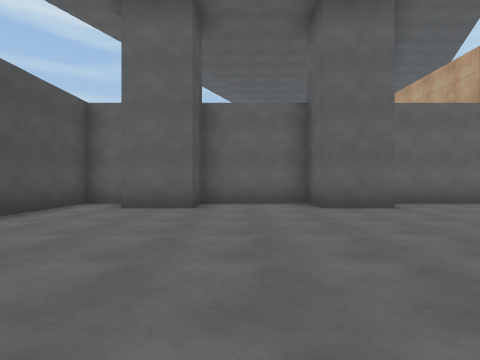
[1] (above)

23 first-person views from a walk through a 3-D level made in the Unity game engine. The camera is 1.2 m above the floor, looks level and sees 80° across. The floor is counted in squares, 2 m on a side. Each view is taken from the middle of a square. On the plan, view 1 faces up. The plan holds only what a view shows up to about 9 squares ahead; the rest is blank. The place goes on beyond the plan. The player character is not drawn. Some animated figures are left out. Some surface patterns are stand-ins.

[2]
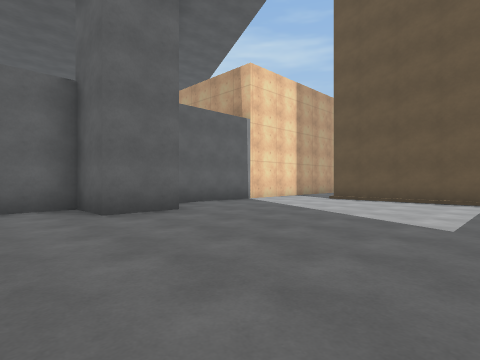

[3]
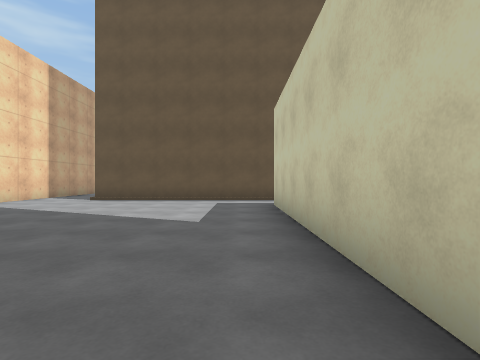

[4]
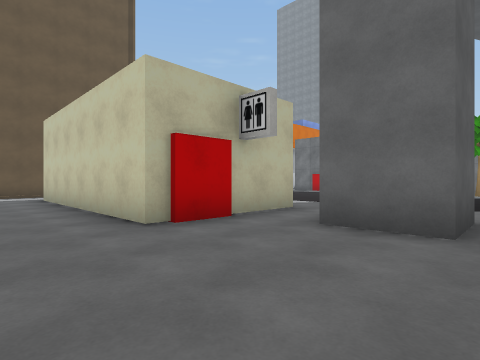

[5]
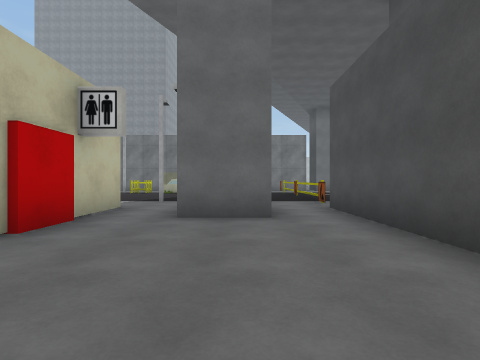

[6]
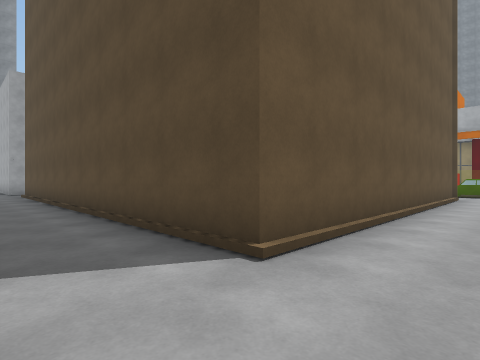

[7]
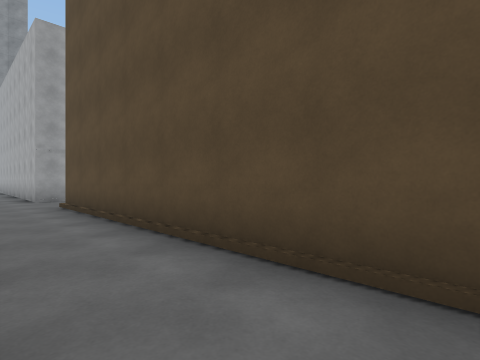

[8]
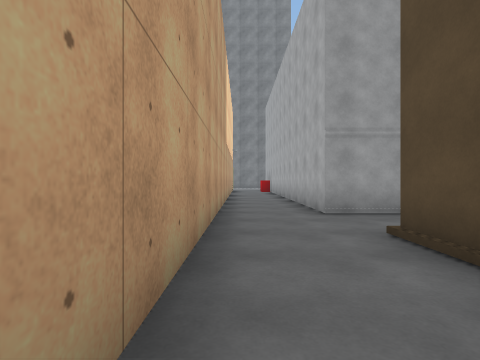

[9]
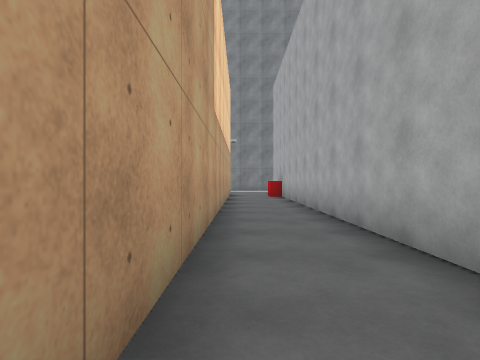

[10]
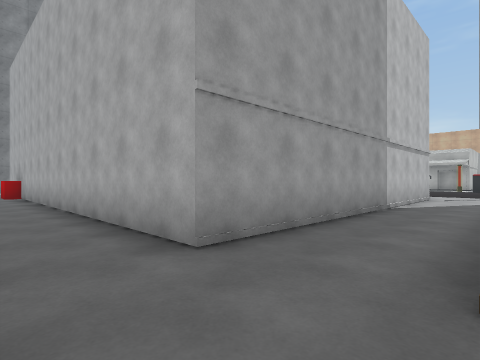

[11]
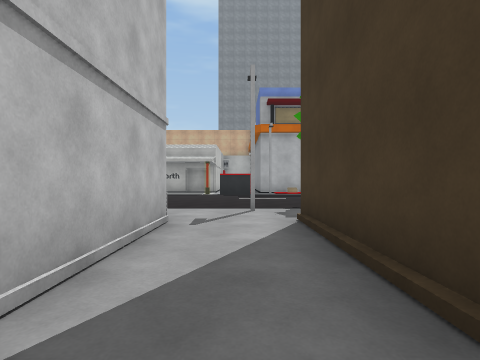

[12]
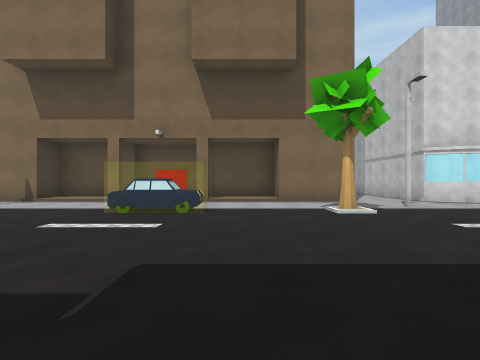

[13]
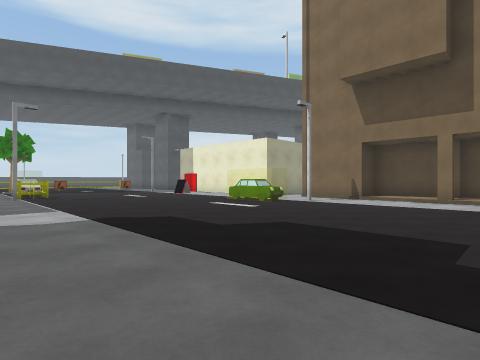

[14]
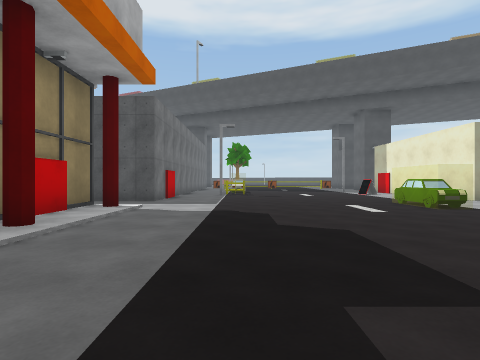

[15]
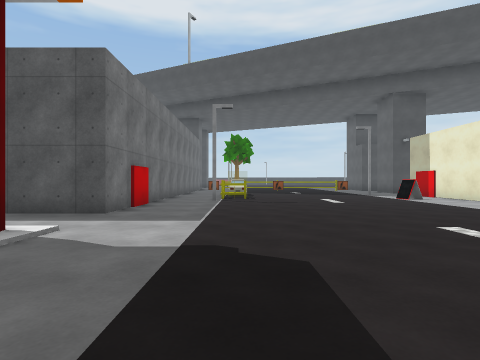

[16]
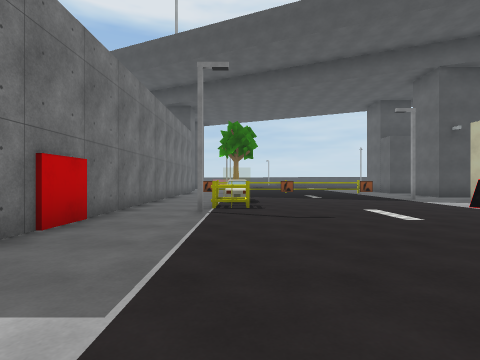

[17]
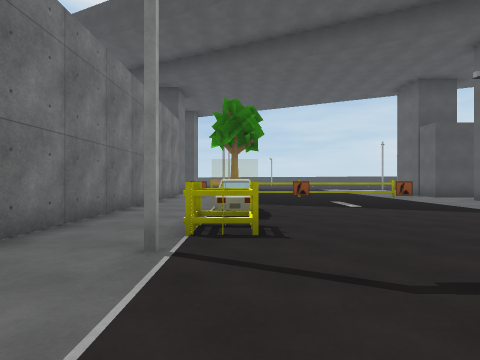

[18]
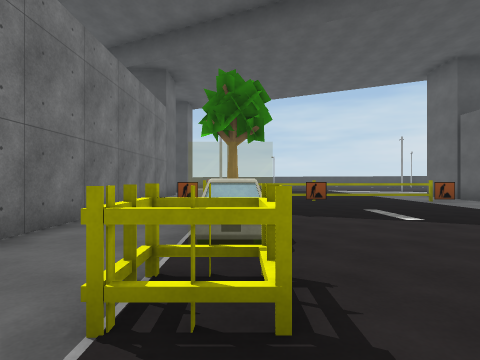

[19]
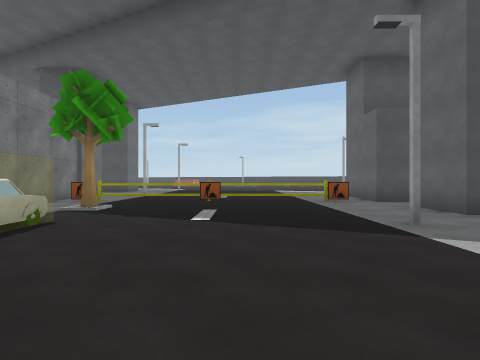

[20]
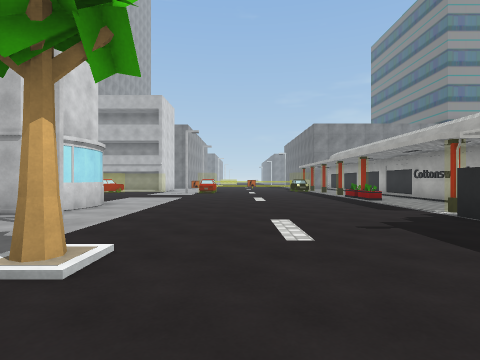

[21]
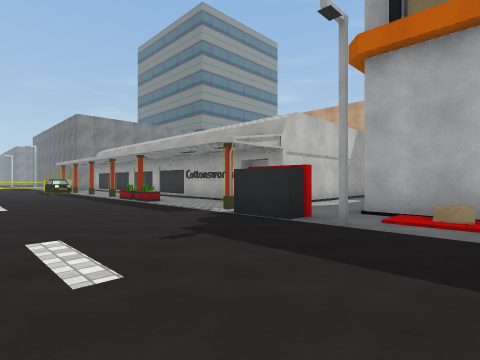

[22]
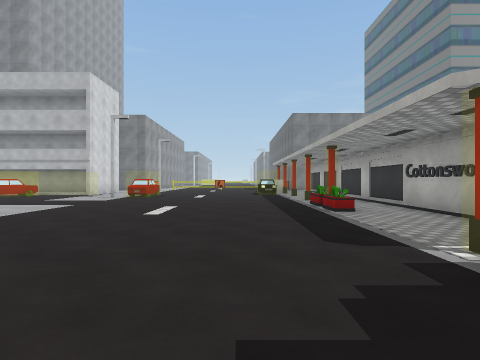

[23]
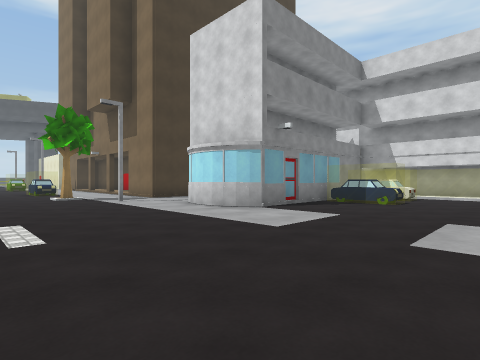

### Floor plan
Points are (right, up) in squares from view 1. A wall is a line through its corners. A room is listed if a view was taken in it or the views show most of it. See-through windows are left out.
Room 1 (views 1, 2, 3, 4, 5, 6, 7, 8, 9, 10)
walls: (8.5, 1.5) (8.5, 5.3) (19.1, 5.3); (9, 7.4) (4, 7.4); (3.4, 6) (1.8, 6) (1.8, 7.4) (-1, 7.4) (-1, 6) (-2.5, 6); (0.6, -1.5) (0.6, 0.2) (6.8, 0.2); (-3, 7.4) (-3.9, 7.4) (-3.9, 4.6); (-2.5, -1.5) (-1, -1.5); (-3.9, 0.8) (-3.9, -1.4); (21.1, 5.5) (28.5, 5.5); (28.5, 7.4) (16.4, 7.4)
ways out: opening at (-3, -2.5) to room 2; opening at (0, -2.5) to room 2; opening at (7.5, 0.5) to room 2; opening at (20, 5) to room 2
objects: other object (1, -1)
Room 2 (views 11, 12, 13, 14, 15, 16, 17, 18, 19, 20, 21, 22, 23)
walls: (12.8, -2.1) (10.5, -2.1) (10.5, -3.2) (9.4, -3.2); (13.1, -1.8) (12.6, -1.8); (8.5, -3.2) (8.5, 1.5); (6.8, -3.2) (6, -3.2); (19, -0.1) (19, -3.2) (17.1, -3.2) (17.1, -2.1) (15, -2.1); (4, -3.2) (3, -3.2); (23.2, -3.6) (22.5, -3.8) (21.6, -3.6) (21.1, -3.2) (21.1, 5.5); (21.1, -14.5) (21.1, -13.9); (23.5, -3.4) (22.9, -3.7) (22.3, -3.7); (22.9, -12.6) (28, -12.6); (23.3, -12.4) (25.3, -12.4); (1.1, -9.8) (1.1, -10.4); (1, -3.2) (0.6, -3.2) (0.6, -1.5); (23.8, 0.6) (23.8, -3.1); (-0.1, -9.8) (0.7, -9.8); (-1, -3) (-2.5, -3) (-2.5, -1.5); (25.3, 1.6) (25.3, 1); (25.8, 1) (24.9, 1); (-3.9, -3.9) (-3.9, -4.6); (-4.1, -4.5) (-4.1, -11.1); (-3.9, -11.1) (-3.9, -11.8); (27.1, 3.3) (26.5, 3.3); (-3.9, -1.4) (-3.9, -3.2); (-5, -12.4) (6.8, -12.4) (6.8, -14.4)
low walls: (1.5, -9.8) (1.5, -10.5); (25.5, -10.8) (26.4, -10.8)
ways out: opening at (-3, -2.5) to room 1; opening at (0, -2.5) to room 1; opening at (7.5, 0.5) to room 1; opening at (20, 5) to room 1; opening at (-4, -12); gap at (-4, -8); gap at (-4, -4)
objects: tree (-2, -10); streetlight (0, -5); other object (3, -11); sign (3, -5); streetlight (4, -11); red block (5, -13); other object (8, -6) to (9, -6); other object (9, -13); streetlight (9, -5); red block (10, -14); other object (11, -13); other object (14, -13) to (15, -13); other object (14, -6) to (15, -6); tree (18, -6); streetlight (19, -11); other object (20, -11); streetlight (20, -5); other object (25, 0) to (26, 0)

Positions as (right, up) in squares from view 1, and headings:
1: (0, 0), facing up
2: (0, 1), facing up-right
3: (0, 1), facing right
4: (-3, 2), facing down-right
5: (-2, 3), facing down
6: (7, 7), facing down-right
7: (12, 7), facing down-right
8: (16, 7), facing right
9: (20, 7), facing right
10: (19, 7), facing down-right
11: (20, 1), facing down
12: (16, -11), facing up
13: (14, -12), facing up-left
14: (15, -10), facing left
15: (12, -10), facing left
16: (9, -10), facing left
17: (6, -10), facing left
18: (4, -10), facing left
19: (4, -7), facing left
20: (16, -7), facing right
21: (17, -7), facing down-right
22: (19, -9), facing right
23: (28, -8), facing up-left
